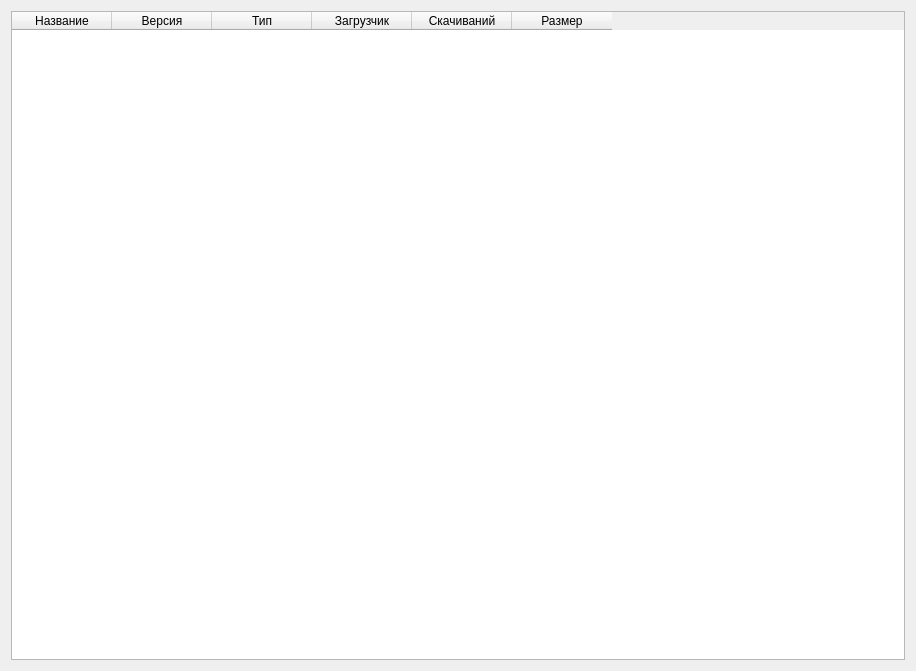
<?xml version="1.0" encoding="UTF-8"?>
<ui version="4.0">
 <class>Dialog</class>
 <widget class="QDialog" name="Dialog">
  <property name="geometry">
   <rect>
    <x>0</x>
    <y>0</y>
    <width>916</width>
    <height>671</height>
   </rect>
  </property>
  <property name="windowTitle">
   <string>Скачать модификацию</string>
  </property>
  <property name="modal">
   <bool>true</bool>
  </property>
  <layout class="QGridLayout" name="gridLayout">
   <item row="0" column="0">
    <widget class="QTableWidget" name="versions">
     <property name="editTriggers">
      <set>QAbstractItemView::NoEditTriggers</set>
     </property>
     <property name="selectionMode">
      <enum>QAbstractItemView::SingleSelection</enum>
     </property>
     <property name="selectionBehavior">
      <enum>QAbstractItemView::SelectRows</enum>
     </property>
     <column>
      <property name="text">
       <string>Название</string>
      </property>
     </column>
     <column>
      <property name="text">
       <string>Версия</string>
      </property>
     </column>
     <column>
      <property name="text">
       <string>Тип</string>
      </property>
     </column>
     <column>
      <property name="text">
       <string>Загрузчик</string>
      </property>
     </column>
     <column>
      <property name="text">
       <string>Скачиваний</string>
      </property>
     </column>
     <column>
      <property name="text">
       <string>Размер</string>
      </property>
     </column>
    </widget>
   </item>
  </layout>
 </widget>
 <resources/>
 <connections/>
</ui>
